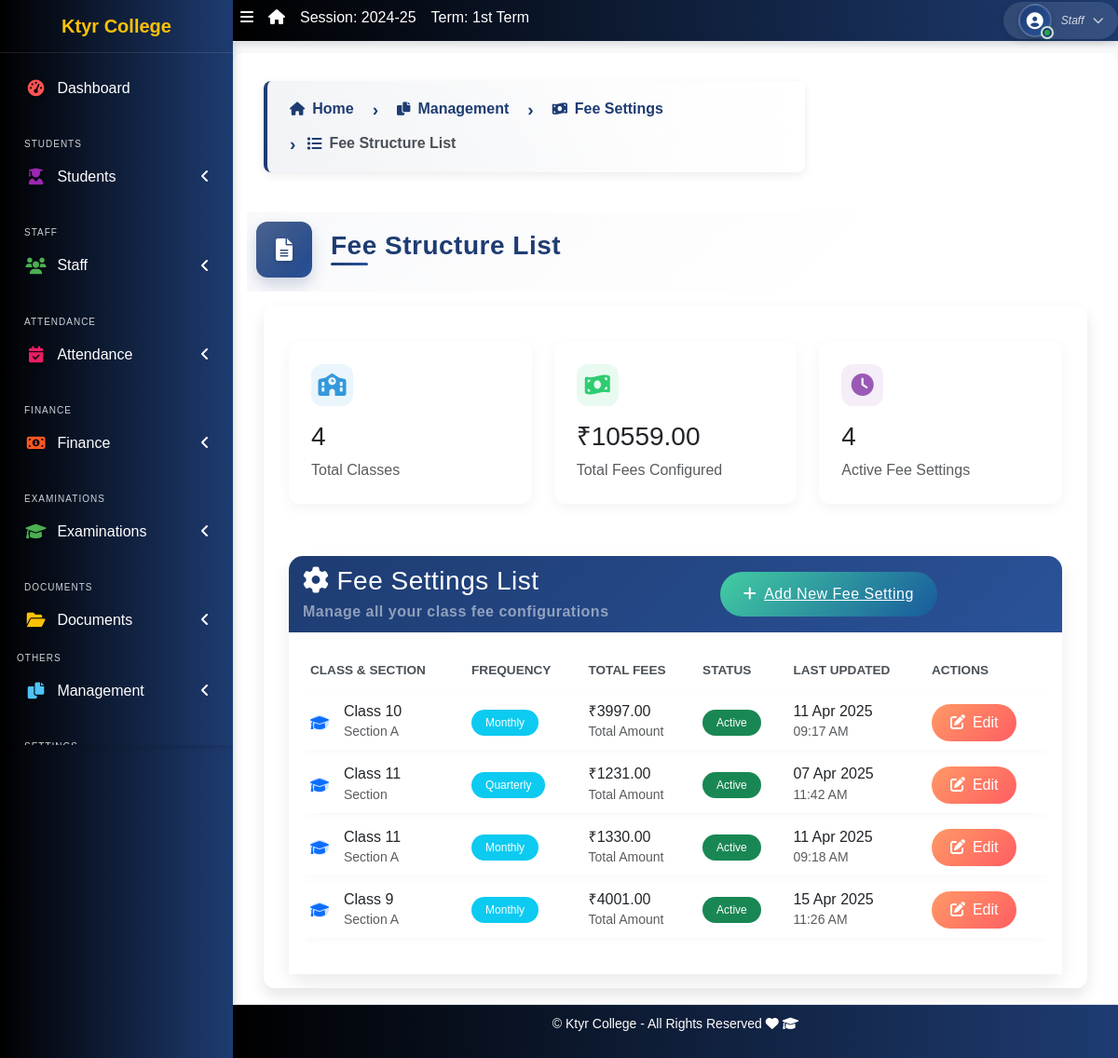
Before: /fees/settings/list/ with the older database file.
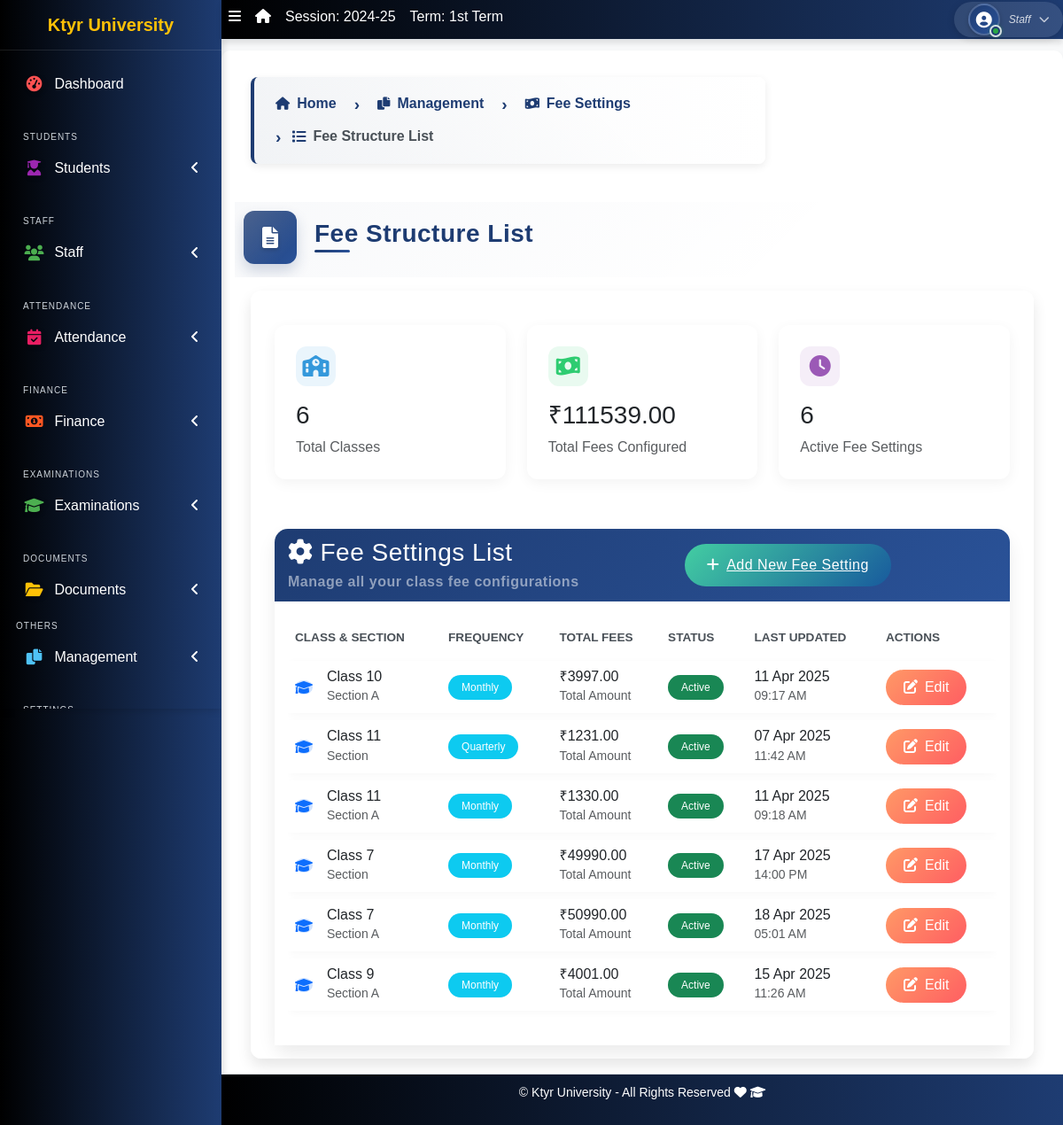
After: the same page with the newer database file.
### apps/corecode/models.py (models this page shows, shortened)
class CollegeProfile(models.Model):
    college_name = models.CharField(max_length=255)
    college_address = models.TextField()
    college_email = models.EmailField()
    college_phone = models.CharField(max_length=15)
    college_logo = models.ImageField(upload_to='college_logos/', blank=True, null=True)
    established_year = models.PositiveIntegerField()
    principal_name = models.CharField(max_length=255)
    college_type = models.CharField(max_length=50, choices=[
        ('Government', 'Government'),
        ('Private', 'Private'),
        ('Semi-Government', 'Semi-Government'),
    ])
    admin_email = models.EmailField()
    admin_contact = models.CharField(max_length=15)
    facebook_link = models.URLField(blank=True, null=True)
    twitter_link = models.URLField(blank=True, null=True)
    linkedin_link = models.URLField(blank=True, null=True)

class FeeSettings(models.Model):
    class_name = models.ForeignKey('StudentClass', on_delete=models.CASCADE)
    section = models.CharField(max_length=20)
    frequency = models.CharField(max_length=20)
    created_at = models.DateTimeField(auto_now_add=True)
    updated_at = models.DateTimeField(auto_now=True)
    class Meta:
        unique_together = ['class_name', 'section']
    def get_total_fees(self):
        return sum(fee.amount - fee.discount for fee in self.fees.all())

class StudentClass(models.Model):
    name = models.CharField(max_length=200, unique=True)
    class Meta:
        verbose_name = "Class"
        verbose_name_plural = "Classes"
        ordering = ["name"]
    def __str__(self):
        return self.name

class FeeStructure(models.Model):
    fee_settings = models.ForeignKey(FeeSettings, on_delete=models.CASCADE, related_name='fees')
    fee_type = models.CharField(max_length=100)
    amount = models.DecimalField(max_digits=10, decimal_places=2)
    due_date = models.DateField()
    late_fee = models.DecimalField(max_digits=10, decimal_places=2, default=0)
    discount = models.DecimalField(max_digits=10, decimal_places=2, default=0)

### apps/corecode/views.py (the view)
# urls.py: path('fees/settings/list/', views.fee_settings_list, name='fee_settings_list'),
def fee_settings_list(request):
    fee_settings_list = FeeSettings.objects.all().order_by('class_name', 'section')
    total_classes = fee_settings_list.count()
    total_fees = sum(setting.get_total_fees() for setting in fee_settings_list)
    active_settings = fee_settings_list.count()  # Assuming all settings are active
    context = {
        'fee_settings_list': fee_settings_list,
        'total_classes': total_classes,
        'total_fees': total_fees,
        'active_settings': active_settings,
    }
    return render(request, 'corecode/fee_settings_list.html', context)

### apps/corecode/context_processors.py (called while the page is built)
def site_defaults(request):
    current_session = AcademicSession.objects.get(current=True)
    current_term = AcademicTerm.objects.get(current=True)
    vals = SiteConfig.objects.all()
    contexts = {
        "current_session": current_session.name,
        "current_term": current_term.name,
    }
    for val in vals:
        contexts[val.key] = val.value
    return contexts

def global_college_profile(request):
    try:
        profile = CollegeProfileModel.objects.first()
    except CollegeProfileModel.DoesNotExist:
        profile = None
    return {'profile': profile}

### apps/corecode/templates/corecode/fee_settings_list.html (shortened to what the changed rows need)
{% extends "base.html" %}
{% load static %}
{% block title %}Fee Structure List{% endblock title %}
{% block content %}
<div class="container mt-4">
    <div class="row mb-4">
        <div class="col-md-4">
            <div class="stats-card">
                <div class="stats-icon" style="background: rgba(52, 152, 219, 0.1); color: #3498db;">
                    <i class="fas fa-school"></i>
                </div>
                <h3>{{ total_classes }}</h3>
                <p class="text-muted mb-0">Total Classes</p>
            </div>
        </div>
        <div class="col-md-4">
            <div class="stats-card">
                <div class="stats-icon" style="background: rgba(46, 204, 113, 0.1); color: #2ecc71;">
                    <i class="fas fa-money-bill-wave"></i>
                </div>
                <h3>₹{{ total_fees|floatformat:2 }}</h3>
                <p class="text-muted mb-0">Total Fees Configured</p>
            </div>
        </div>
        <div class="col-md-4">
            <div class="stats-card">
                <div class="stats-icon" style="background: rgba(155, 89, 182, 0.1); color: #9b59b6;">
                    <i class="fas fa-clock"></i>
                </div>
                <h3>{{ active_settings }}</h3>
                <p class="text-muted mb-0">Active Fee Settings</p>
            </div>
        </div>
    </div>
    <div class="fee-card">
        <div class="card-body p-4">
            {% if fee_settings_list %}
            <div class="table-responsive">
                <table class="table table-custom">
                    <thead>
                        <tr>
                            <th>CLASS & SECTION</th>
                            <th>FREQUENCY</th>
                            <th>TOTAL FEES</th>
                            <th>STATUS</th>
                            <th>LAST UPDATED</th>
                            <th>ACTIONS</th>
                        </tr>
                    </thead>
                    <tbody>
                        {% for setting in fee_settings_list %}
                        <tr>
                            <td>
                                <div class="d-flex align-items-center">
                                    <div class="avatar-sm bg-primary-subtle rounded-circle me-3 d-flex align-items-center justify-content-center">
                                        <i class="fas fa-graduation-cap text-primary"></i>
                                    </div>
                                    <div>
                                        <h6 class="mb-0">Class {{ setting.class_name }}</h6>
                                        <small class="text-muted">Section {{ setting.section }}</small>
                                    </div>
                                </div>
                            </td>
                            <td>
                                <span class="badge badge-custom bg-info">{{ setting.frequency }}</span>
                            </td>
                            <td>
                                <h6 class="mb-0">₹{{ setting.get_total_fees|floatformat:2 }}</h6>
                                <small class="text-muted">Total Amount</small>
                            </td>
                            <td>
                                <span class="badge badge-custom bg-success">Active</span>
                            </td>
                            <td>
                                <div>
                                    <h6 class="mb-0">{{ setting.updated_at|date:"d M Y" }}</h6>
                                    <small class="text-muted">{{ setting.updated_at|time:"H:i A" }}</small>
                                </div>
                            </td>
                            <td>
                                <a href="{% url 'fee_settings' %}?class_name={{ setting.class_name.id }}&section={{ setting.section }}"
                                   class="btn btn-edit">
                                    <i class="fas fa-edit me-2"></i>Edit
                                </a>
                            </td>
                        </tr>
                        {% endfor %}
                    </tbody>
                </table>
            </div>
            {% endif %}
        </div>
    </div>
</div>
{% endblock %}

### templates/base.html (shortened to what the changed rows need)
{% load static %}
<!DOCTYPE html>
<html lang="en">
<head>
  <link rel="stylesheet" href="{% static 'dist/css/preload.css' %}">
  <link rel="stylesheet" href="{% static 'plugins/fontawesome-free/css/all.min.css' %}">
  <link rel="stylesheet" href="{% static 'plugins/toastr/toastr.min.css' %}">
<link rel="stylesheet" href="https://cdn.jsdelivr.net/npm/bootstrap-icons/font/bootstrap-icons.css">
    <link rel="stylesheet" href="https://cdnjs.cloudflare.com/ajax/libs/font-awesome/6.5.0/css/all.min.css">
  <link rel="stylesheet"
    href="{% static 'plugins/overlayScrollbars/css/OverlayScrollbars.min.css' %}">
  <link rel="stylesheet" href="{% static 'plugins/Datatables/datatables.min.css' %}" />
  <link rel="stylesheet" href="{% static 'dist/css/adminlte.min.css' %}">
  <link rel="stylesheet" href="https://cdnjs.cloudflare.com/ajax/libs/font-awesome/6.0.0-beta3/css/all.min.css">
  <link rel="stylesheet" href="https://cdn.jsdelivr.net/npm/bootstrap@5.3.0/dist/css/bootstrap.min.css">
  <link rel="stylesheet" href="{% static 'dist/css/style.css' %}">
  <link rel="stylesheet" href="{% static 'dist/css/sidebar-fix.css' %}">
</head>
<body class="hold-transition sidebar-mini layout-fixed layout-navbar-fixed layout-footer-fixed">
  <div class="wrapper">
    <aside class="main-sidebar sidebar-dark-primary">
      <a href="{% url 'home' %}" class="brand-link">{{ profile.college_name | default:"MySchool" }}</a>
<div class="sidebar">
  <nav class="mt-2">
  </nav>
</div>
    </aside>
    <div class="content-wrapper">
      <div class="page-title-section">
        <div class="container-fluid">
          <div class="row align-items-center">
            <div class="col-md-8">
              <div class="page-title-container">
                <div class="page-title-content">
                  <h1 class="page-title">{% block title %}{% endblock title %}</h1>
                </div>
              </div>
            </div>
          </div>
        </div>
      </div>
      <section class="content">
        <div class="container-fluid">
          <div class="row">
            <div class="col-md-12">
              {% block fullcard %}
              <div class="card">
                <div class="card-body">
                  <div class="row">
                    <div class="col">
                      {% block content %}
                      {% endblock content %}
                    </div>
                  </div>
                </div>
              </div>
              {% endblock fullcard %}
            </div>
          </div>
        </div>
      </section>
    </div>
    <footer class="main-footer">
      <p>&copy; {{ profile.college_name | default:"MySchool" }} - All Rights Reserved
      <i class="fas fa-heart"></i>
      <i class="fas fa-graduation-cap"></i></p>
    </footer>
  </div>
</body>
</html>

Changed rows visible on the page:
changed CollegeProfile: college_name "Ktyr College" → "Ktyr University"
added FeeSettings: class_name "7", frequency "Monthly", get_total_fees "49990.00", updated_at "17 Apr 2025", updated_at "14:00 PM"
added FeeSettings: class_name "7", section "A", frequency "Monthly", get_total_fees "50990.00", updated_at "18 Apr 2025", updated_at "05:01 AM"
Other visible differences:
{{ total_classes }}: "4" → "6"
{{ total_fees|floatformat:2 }}: "10559.00" → "111539.00"
{{ active_settings }}: "4" → "6"
